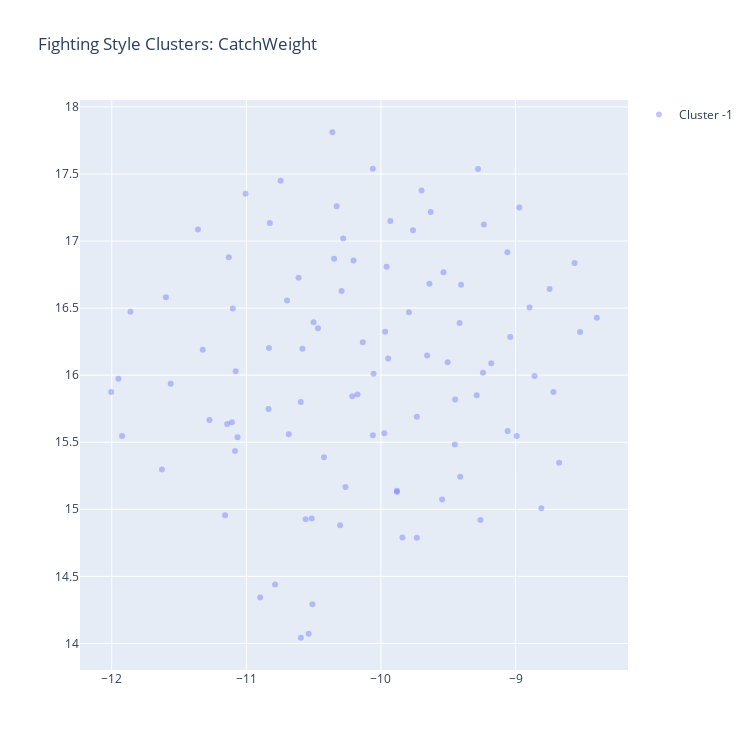
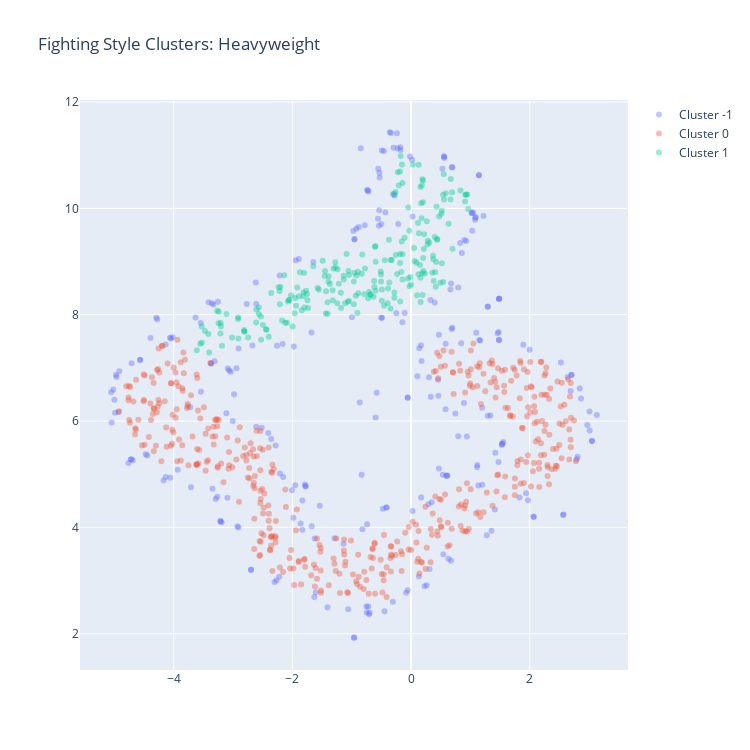
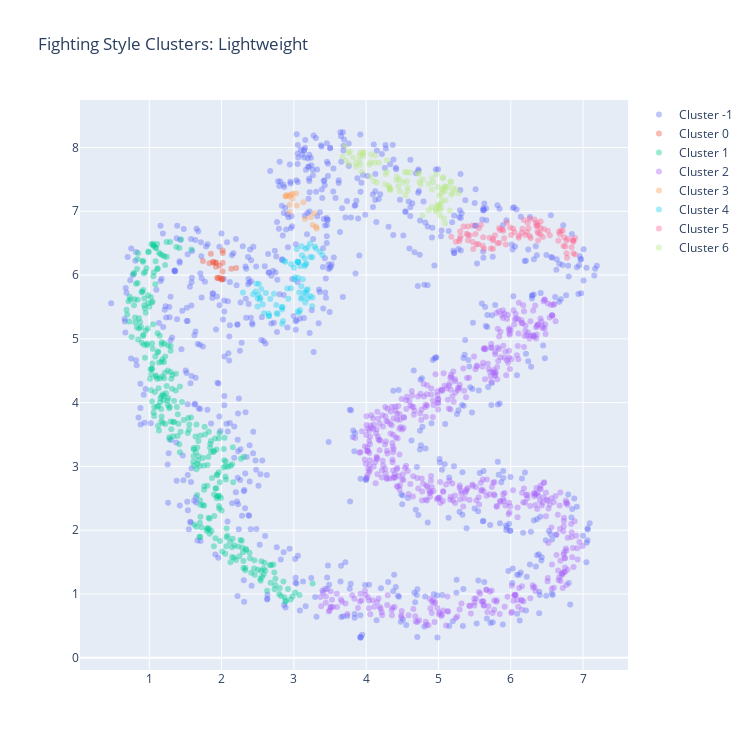
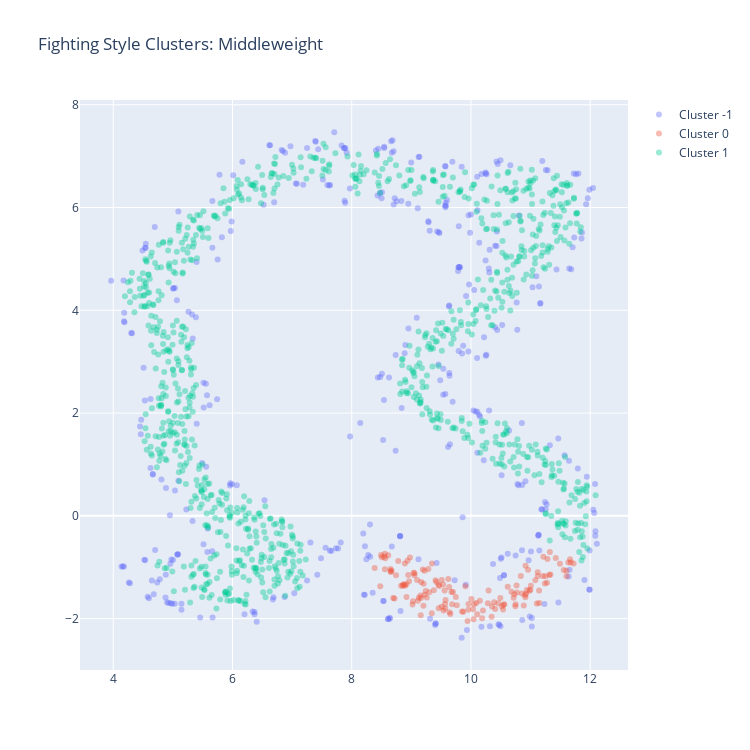

Source (notebook cell) for these figures, in order:
### Code cell
from scripts.cluster_gower_weight import ClusterAnalysis

for weight in weight_class:
    ca = ClusterAnalysis(fighters_styles_dims.loc[fighters_styles_dims['weight_class'] == weight], n_neighbors=10, min_cluster_size=17, min_dist=0.01, cluster_dims=style_dims_names, export_data=True, weight_factor=0.15)
    ca.run()

### Figure 1 — Plotly figure (JSON) as saved in the notebook; plotly's stock layout.template omitted (floating-point values rounded to 4 significant figures)
{"data": [{"hovertext": ["Ken Shamrock", "Ken Shamrock", "Ken Shamrock", "Ken Shamrock", "Ken Shamrock", "Matt Hughes", "Hermes Franca", "Luigi Fioravanti", "Rich Franklin", "Wanderlei Silva", "Rich Franklin", "Vitor Belfort", "Houston Alexander", "Alan Belcher", "Wilson Gouveia", "Nick Catone", "Rich Franklin", "Wanderlei Silva", "DaMarques Johnson", "Max Holloway", "Fabio Maldonado", "John Makdessi", "Quinton Jackson", "Cody Garbrandt", "Khabib Nurmagomedov", "Leslie Smith", "Cristiane Justino", "Joe Soto", "Marco Beltran", "Jim Miller", "Thiago Alves", "Brad Pickett", "Marlon Vera", "Aljamain Sterling", "Renan Barao", "Alexander Volkanovski", "Casey Kenney", "Manny Bermudez", "Billy Quarantillo", "Spike Carlyle", "Evan Dunham", "Herbert Burns", "Merab Dvalishvili", "Jim Miller", "Roosevelt Roberts", "Julian Erosa", "Sean Woodson", "Grant Dawson", "Nad Narimani", "Brok Weaver", "Jalin Turner", "Casey Kenney", "Nathaniel Wood", "Brendan Allen", "Sean Strickland", "Luke Sanders", "Nate Maness", "Antonio Arroyo", "Carlton Minus", "Christos Giagos", "Deron Winn", "Movsar Evloev", "Nik Lentz", "Devonte Smith", "Justin Jaynes", "Andre Ewell", "Chris Gutierrez", "Charles Jourdain", "Julian Erosa", "Jamie Pickett", "Kyle Daukaus", "Bobby Green", "Islam Makhachev", "Rafael Dos Anjos", "Renato Moicano", "Jordan Wright", "Marc-Andre Barriault", "Angela Hill", "Jason Witt", "Loopy Godinez", "Daniel Rodriguez", "Irene Aldana", "Jailton Almeida", "Kevin Holland", "Khamzat Chimaev", "Li Jingliang", "Macy Chiasson", "Daniel Santos", "John Castaneda", "Julija Stoliarenko", "Alex Morono", "Santiago Ponzinibbio", "Charles Johnson", "Ode Osbourne", "Nikita Krylov", "Ryan Spann"], "marker": {"opacity": 0.4, "size": 6}, "mode": "markers", "name": "Cluster -1", "text": ["Ken Shamrock", "Ken Shamrock", "Ken Shamrock", "Ken Shamrock", "Ken Shamrock", "Matt Hughes", "Hermes Franca", "Luigi Fioravanti", "Rich Franklin", "Wanderlei Silva", "Rich Franklin", "Vitor Belfort", "Houston Alexander", "Alan Belcher", "Wilson Gouveia", "Nick Catone", "Rich Franklin", "Wanderlei Silva", "DaMarques Johnson", "Max Holloway", "Fabio Maldonado", "John Makdessi", "Quinton Jackson", "Cody Garbrandt", "Khabib Nurmagomedov", "Leslie Smith", "Cristiane Justino", "Joe Soto", "Marco Beltran", "Jim Miller", "Thiago Alves", "Brad Pickett", "Marlon Vera", "Aljamain Sterling", "Renan Barao", "Alexander Volkanovski", "Casey Kenney", "Manny Bermudez", "Billy Quarantillo", "Spike Carlyle", "Evan Dunham", "Herbert Burns", "Merab Dvalishvili", "Jim Miller", "Roosevelt Roberts", "Julian Erosa", "Sean Woodson", "Grant Dawson", "Nad Narimani", "Brok Weaver", "Jalin Turner", "Casey Kenney", "Nathaniel Wood", "Brendan Allen", "Sean Strickland", "Luke Sanders", "Nate Maness", "Antonio Arroyo", "Carlton Minus", "Christos Giagos", "Deron Winn", "Movsar Evloev", "Nik Lentz", "Devonte Smith", "Justin Jaynes", "Andre Ewell", "Chris Gutierrez", "Charles Jourdain", "Julian Erosa", "Jamie Pickett", "Kyle Daukaus", "Bobby Green", "Islam Makhachev", "Rafael Dos Anjos", "Renato Moicano", "Jordan Wright", "Marc-Andre Barriault", "Angela Hill", "Jason Witt", "Loopy Godinez", "Daniel Rodriguez", "Irene Aldana", "Jailton Almeida", "Kevin Holland", "Khamzat Chimaev", "Li Jingliang", "Macy Chiasson", "Daniel Santos", "John Castaneda", "Julija Stoliarenko", "Alex Morono", "Santiago Ponzinibbio", "Charles Johnson", "Ode Osbourne", "Nikita Krylov", "Ryan Spann"], "textfont": {"color": "black", "size": 10}, "textposition": "top center", "type": "scatter", "x": [-10.51, -10.9, -10.79, -10.59, -10.54, -11.86, -8.808, -8.991, -11.92, -9.278, -11.63, -11.6, -8.747, -8.972, -8.396, -10.3, -11.56, -9.698, -9.059, -10.36, -8.521, -10.06, -8.561, -9.762, -9.733, -10.75, -11.01, -9.63, -8.718, -12.0, -10.33, -9.06, -11.1, -8.896, -9.93, -9.26, -11.13, -8.676, -10.56, -11.36, -11.16, -9.411, -9.882, -11.95, -8.859, -10.58, -10.83, -10.26, -9.18, -11.32, -10.83, -11.14, -9.535, -9.504, -10.47, -10.68, -9.242, -9.288, -10.35, -9.733, -10.17, -9.416, -9.958, -9.64, -10.5, -11.27, -9.405, -10.06, -11.08, -9.449, -10.42, -10.7, -10.6, -11.08, -9.657, -10.21, -10.05, -9.039, -9.545, -9.841, -11.11, -10.28, -10.51, -9.792, -10.13, -9.235, -9.451, -10.2, -9.975, -10.83, -10.61, -10.29, -9.968, -11.07, -9.881, -9.946], "y": [14.29, 14.34, 14.44, 14.04, 14.07, 16.47, 15.01, 15.55, 15.55, 17.54, 15.3, 16.58, 16.64, 17.25, 16.43, 14.88, 15.94, 17.38, 15.58, 17.81, 16.32, 17.54, 16.84, 17.08, 14.79, 17.45, 17.35, 17.22, 15.87, 15.87, 17.26, 16.92, 16.5, 16.51, 17.15, 14.92, 16.88, 15.35, 14.93, 17.09, 14.96, 15.24, 15.13, 15.97, 15.99, 16.2, 17.13, 15.17, 16.09, 16.19, 15.75, 15.64, 16.77, 16.1, 16.35, 15.56, 16.02, 15.85, 16.87, 15.69, 15.86, 16.39, 16.81, 16.68, 16.39, 15.67, 16.67, 15.55, 15.44, 15.82, 15.39, 16.56, 15.8, 16.03, 16.15, 15.84, 16.01, 16.28, 15.07, 14.79, 15.65, 17.02, 14.93, 16.47, 16.25, 17.12, 15.48, 16.86, 15.57, 16.2, 16.73, 16.63, 16.32, 15.54, 15.14, 16.12]}], "layout": {"height": 750, "showlegend": true, "title": {"text": "Fighting Style Clusters: CatchWeight"}, "width": 750, "xaxis": {"autorange": true, "range": [-12.24, -8.164], "type": "linear"}, "yaxis": {"autorange": true, "range": [13.8, 18.05], "type": "linear"}}}

### Figure 2 — Plotly figure (JSON) as saved in the notebook; plotly's stock layout.template omitted (floating-point values rounded to 4 significant figures; data arrays with more than 128 entries replaced by an {"elided": "..."} marker saying what was removed)
{"data": [{"hovertext": {"elided": "272 str values"}, "marker": {"opacity": 0.4, "size": 6}, "mode": "markers", "name": "Cluster -1", "text": {"elided": "272 str values"}, "textfont": {"color": "black", "size": 10}, "textposition": "top center", "type": "scatter", "x": {"elided": "272 float values"}, "y": {"elided": "272 float values"}}, {"hovertext": {"elided": "443 str values"}, "marker": {"opacity": 0.4, "size": 6}, "mode": "markers", "name": "Cluster 0", "text": {"elided": "443 str values"}, "textfont": {"color": "black", "size": 10}, "textposition": "top center", "type": "scatter", "x": {"elided": "443 float values"}, "y": {"elided": "443 float values"}}, {"hovertext": {"elided": "218 str values"}, "marker": {"opacity": 0.4, "size": 6}, "mode": "markers", "name": "Cluster 1", "text": {"elided": "218 str values"}, "textfont": {"color": "black", "size": 10}, "textposition": "top center", "type": "scatter", "x": {"elided": "218 float values"}, "y": {"elided": "218 float values"}}], "layout": {"height": 750, "showlegend": true, "title": {"text": "Fighting Style Clusters: Heavyweight"}, "width": 750, "xaxis": {"autorange": true, "range": [-5.581, 3.658], "type": "linear"}, "yaxis": {"autorange": true, "range": [1.318, 12.04], "type": "linear"}}}

### Figure 3 — Plotly figure (JSON) as saved in the notebook; plotly's stock layout.template omitted (floating-point values rounded to 4 significant figures; data arrays with more than 128 entries replaced by an {"elided": "..."} marker saying what was removed)
{"data": [{"hovertext": {"elided": "738 str values"}, "marker": {"opacity": 0.4, "size": 6}, "mode": "markers", "name": "Cluster -1", "text": {"elided": "738 str values"}, "textfont": {"color": "black", "size": 10}, "textposition": "top center", "type": "scatter", "x": {"elided": "738 float values"}, "y": {"elided": "738 float values"}}, {"hovertext": ["Gregor Gillespie", "Marco Polo Reyes", "Jordan Rinaldi", "Gregor Gillespie", "Lando Vannata", "James Vick", "Joe Lauzon", "David Teymur", "Chris Gruetzemacher", "Abel Trujillo", "Khabib Nurmagomedov", "Marc Diakiese", "James Krause", "Gregor Gillespie", "Joaquim Silva", "Jordan Rinaldi", "Vinc Pichel", "Michel Prazeres", "Mizuto Hirota", "Chris Gruetzemacher", "Gregor Gillespie"], "marker": {"opacity": 0.4, "size": 6}, "mode": "markers", "name": "Cluster 0", "text": ["Gregor Gillespie", "Marco Polo Reyes", "Jordan Rinaldi", "Gregor Gillespie", "Lando Vannata", "James Vick", "Joe Lauzon", "David Teymur", "Chris Gruetzemacher", "Abel Trujillo", "Khabib Nurmagomedov", "Marc Diakiese", "James Krause", "Gregor Gillespie", "Joaquim Silva", "Jordan Rinaldi", "Vinc Pichel", "Michel Prazeres", "Mizuto Hirota", "Chris Gruetzemacher", "Gregor Gillespie"], "textfont": {"color": "black", "size": 10}, "textposition": "top center", "type": "scatter", "x": [1.94, 1.998, 1.922, 1.951, 2.017, 1.833, 2.012, 2.015, 2.014, 1.743, 2.202, 1.973, 1.852, 2.006, 1.887, 1.918, 1.921, 2.013, 1.884, 2.136, 1.973], "y": [5.957, 5.935, 6.192, 5.949, 6.344, 6.187, 5.941, 6.386, 6.193, 6.219, 6.111, 6.144, 6.332, 5.929, 6.198, 6.193, 6.131, 6.057, 6.207, 6.097, 5.958]}, {"hovertext": {"elided": "325 str values"}, "marker": {"opacity": 0.4, "size": 6}, "mode": "markers", "name": "Cluster 1", "text": {"elided": "325 str values"}, "textfont": {"color": "black", "size": 10}, "textposition": "top center", "type": "scatter", "x": {"elided": "325 float values"}, "y": {"elided": "325 float values"}}, {"hovertext": {"elided": "602 str values"}, "marker": {"opacity": 0.4, "size": 6}, "mode": "markers", "name": "Cluster 2", "text": {"elided": "602 str values"}, "textfont": {"color": "black", "size": 10}, "textposition": "top center", "type": "scatter", "x": {"elided": "602 float values"}, "y": {"elided": "602 float values"}}, {"hovertext": ["Magomed Mustafaev", "Charles Oliveira", "Joel Alvarez", "Stevie Ray", "Roosevelt Roberts", "Francisco Trinaldo", "James Vick", "Arman Tsarukyan", "Dong Hyun Ma", "Alex Da Silva", "Devonte Smith", "Don Madge", "Islam Makhachev", "Mairbek Taisumov", "Kyle Prepolec", "Claudio Puelles", "Al Iaquinta", "Stevie Ray"], "marker": {"opacity": 0.4, "size": 6}, "mode": "markers", "name": "Cluster 3", "text": ["Magomed Mustafaev", "Charles Oliveira", "Joel Alvarez", "Stevie Ray", "Roosevelt Roberts", "Francisco Trinaldo", "James Vick", "Arman Tsarukyan", "Dong Hyun Ma", "Alex Da Silva", "Devonte Smith", "Don Madge", "Islam Makhachev", "Mairbek Taisumov", "Kyle Prepolec", "Claudio Puelles", "Al Iaquinta", "Stevie Ray"], "textfont": {"color": "black", "size": 10}, "textposition": "top center", "type": "scatter", "x": [3.261, 3.154, 3.317, 2.879, 3.306, 3.133, 3.286, 2.939, 3.233, 2.94, 2.944, 2.98, 2.982, 3.041, 2.904, 2.959, 3.031, 2.896], "y": [6.785, 6.878, 6.728, 7.236, 6.757, 7.143, 6.968, 7.235, 6.905, 7.102, 6.987, 7.198, 7.276, 7.089, 7.256, 7.26, 7.277, 7.235]}, {"hovertext": ["Islam Makhachev", "Diego Ferreira", "Kajan Johnson", "Evan Dunham", "Edson Barboza", "Kevin Lee", "Davi Ramos", "Nick Hein", "David Teymur", "Anthony Pettis", "Drakkar Klose", "Gilbert Burns", "Michael Chiesa", "Marc Diakiese", "Nick Hein", "Alexander Hernandez", "Dustin Poirier", "Eddie Alvarez", "Islam Makhachev", "Kajan Johnson", "Drew Dober", "Alex White", "Desmond Green", "Kajan Johnson", "Rustam Khabilov", "Charles Oliveira", "Evan Dunham", "Anthony Pettis", "Nik Lentz", "Nasrat Haqparast", "Stevie Ray", "Lando Vannata", "Beneil Dariush", "John Gunther", "Michael Trizano", "Devin Powell", "Darrell Horcher", "Mizuto Hirota", "Diego Ferreira", "Olivier Aubin-Mercier", "Charles Oliveira", "Dan Hooker", "Drakkar Klose", "Edson Barboza", "Jared Gordon", "Jim Miller", "Joaquim Silva", "Kevin Lee", "BJ Penn", "Dennis Bermudez", "Donald Cerrone", "Charles Oliveira", "David Teymur", "Lando Vannata", "James Vick", "Nik Lentz", "Paul Felder", "Damir Hadzovic", "Diego Ferreira", "Rustam Khabilov", "Alex White", "Ross Pearson", "Dustin Poirier", "Matt Frevola", "Alexander Yakovlev", "Islam Makhachev", "Gilbert Burns", "Jason Gonzalez", "Jim Miller", "Roosevelt Roberts", "Al Iaquinta", "BJ Penn", "Clay Guida", "Thiago Moises", "Damir Hadzovic"], "marker": {"opacity": 0.4, "size": 6}, "mode": "markers", "name": "Cluster 4", "text": ["Islam Makhachev", "Diego Ferreira", "Kajan Johnson", "Evan Dunham", "Edson Barboza", "Kevin Lee", "Davi Ramos", "Nick Hein", "David Teymur", "Anthony Pettis", "Drakkar Klose", "Gilbert Burns", "Michael Chiesa", "Marc Diakiese", "Nick Hein", "Alexander Hernandez", "Dustin Poirier", "Eddie Alvarez", "Islam Makhachev", "Kajan Johnson", "Drew Dober", "Alex White", "Desmond Green", "Kajan Johnson", "Rustam Khabilov", "Charles Oliveira", "Evan Dunham", "Anthony Pettis", "Nik Lentz", "Nasrat Haqparast", "Stevie Ray", "Lando Vannata", "Beneil Dariush", "John Gunther", "Michael Trizano", "Devin Powell", "Darrell Horcher", "Mizuto Hirota", "Diego Ferreira", "Olivier Aubin-Mercier", "Charles Oliveira", "Dan Hooker", "Drakkar Klose", "Edson Barboza", "Jared Gordon", "Jim Miller", "Joaquim Silva", "Kevin Lee", "BJ Penn", "Dennis Bermudez", "Donald Cerrone", "Charles Oliveira", "David Teymur", "Lando Vannata", "James Vick", "Nik Lentz", "Paul Felder", "Damir Hadzovic", "Diego Ferreira", "Rustam Khabilov", "Alex White", "Ross Pearson", "Dustin Poirier", "Matt Frevola", "Alexander Yakovlev", "Islam Makhachev", "Gilbert Burns", "Jason Gonzalez", "Jim Miller", "Roosevelt Roberts", "Al Iaquinta", "BJ Penn", "Clay Guida", "Thiago Moises", "Damir Hadzovic"], "textfont": {"color": "black", "size": 10}, "textposition": "top center", "type": "scatter", "x": [3.058, 2.437, 2.588, 2.295, 2.47, 2.612, 2.549, 2.516, 2.482, 2.775, 2.757, 2.497, 2.537, 2.673, 2.5, 2.653, 2.57, 2.843, 3.016, 2.658, 2.839, 3.151, 2.959, 2.656, 2.91, 3.072, 2.532, 2.764, 2.725, 3.074, 2.833, 2.838, 2.509, 2.851, 3.258, 2.923, 3.087, 3.054, 3.118, 3.254, 3.189, 3.142, 3.175, 3.171, 3.058, 2.864, 3.227, 2.964, 3.112, 3.001, 3.096, 3.157, 3.123, 3.103, 3.012, 3.165, 3.047, 3.394, 3.174, 3.191, 3.157, 3.088, 3.255, 3.059, 3.23, 3.063, 3.108, 3.303, 2.883, 3.224, 3.359, 3.149, 3.039, 3.288, 3.188], "y": [5.959, 5.699, 5.403, 5.726, 5.741, 5.72, 5.779, 5.865, 5.864, 5.388, 5.532, 5.505, 5.643, 5.626, 5.63, 5.393, 5.538, 5.497, 5.967, 5.357, 5.236, 6.142, 5.794, 5.36, 5.79, 5.408, 5.611, 5.402, 5.707, 5.725, 5.493, 5.459, 5.691, 5.279, 5.649, 5.63, 5.451, 5.427, 5.647, 5.509, 5.634, 5.727, 5.763, 5.715, 6.195, 6.225, 5.673, 6.169, 6.31, 6.114, 5.627, 5.571, 5.933, 5.824, 5.924, 6.412, 6.21, 6.314, 6.182, 5.778, 6.166, 6.141, 6.281, 6.205, 6.284, 6.209, 6.453, 6.417, 6.208, 6.494, 6.366, 6.264, 6.41, 6.449, 6.43]}, {"hovertext": ["Vinc Pichel", "Jalin Turner", "Jai Herbert", "Leonardo Santos", "Diego Ferreira", "Jordan Leavitt", "Matt Sayles", "Charles Rosa", "TJ Brown", "Nasrat Haqparast", "Renato Moicano", "Ignacio Bahamondes", "Terrance McKinney", "Jalin Turner", "Jamie Mullarkey", "Drew Dober", "Ilia Topuria", "Jai Herbert", "Kazula Vargas", "Viacheslav Borshchev", "Mark Madsen", "Vinc Pichel", "Drakkar Klose", "Jordan Leavitt", "Rafa Garcia", "Claudio Puelles", "Clay Guida", "Grant Dawson", "Mike Breeden", "Natan Levy", "Charles Oliveira", "Alan Patrick", "Frank Camacho", "Michael Johnson", "Omar Morales", "Uros Medic", "Benoit Saint Denis", "Niklas Stolze", "Steve Garcia", "Guram Kutateladze", "Arman Tsarukyan", "Christos Giagos", "Mateusz Gamrot", "Thiago Moises", "Jamie Mullarkey", "Michael Johnson", "Rafael Dos Anjos", "Jordan Leavitt", "Kyle Nelson", "Ludovit Klein", "Marc Diakiese", "Mason Jones", "Paddy Pimblett", "Drakkar Klose", "Rafa Garcia", "Erick Gonzalez", "Terrance McKinney", "Jared Gordon", "Benoit Saint Denis", "John Makdessi", "Nasrat Haqparast", "Cameron VanCamp", "Nikolas Motta", "Trey Ogden", "Jesse Ronson", "Mike Davis", "Viacheslav Borshchev", "Charles Oliveira", "Mateusz Gamrot", "Grant Dawson", "Mark Madsen", "Claudio Puelles", "Dan Hooker", "Dustin Poirier", "Matt Frevola", "Genaro Valdez", "Marc Diakiese", "Michael Johnson", "Natan Levy", "Jared Gordon", "Paddy Pimblett", "Arman Tsarukyan", "Drew Dober", "Terrance McKinney", "Thiago Moises", "Islam Makhachev", "Erick Gonzalez", "Justin Gaethje"], "marker": {"opacity": 0.4, "size": 6}, "mode": "markers", "name": "Cluster 5", "text": ["Vinc Pichel", "Jalin Turner", "Jai Herbert", "Leonardo Santos", "Diego Ferreira", "Jordan Leavitt", "Matt Sayles", "Charles Rosa", "TJ Brown", "Nasrat Haqparast", "Renato Moicano", "Ignacio Bahamondes", "Terrance McKinney", "Jalin Turner", "Jamie Mullarkey", "Drew Dober", "Ilia Topuria", "Jai Herbert", "Kazula Vargas", "Viacheslav Borshchev", "Mark Madsen", "Vinc Pichel", "Drakkar Klose", "Jordan Leavitt", "Rafa Garcia", "Claudio Puelles", "Clay Guida", "Grant Dawson", "Mike Breeden", "Natan Levy", "Charles Oliveira", "Alan Patrick", "Frank Camacho", "Michael Johnson", "Omar Morales", "Uros Medic", "Benoit Saint Denis", "Niklas Stolze", "Steve Garcia", "Guram Kutateladze", "Arman Tsarukyan", "Christos Giagos", "Mateusz Gamrot", "Thiago Moises", "Jamie Mullarkey", "Michael Johnson", "Rafael Dos Anjos", "Jordan Leavitt", "Kyle Nelson", "Ludovit Klein", "Marc Diakiese", "Mason Jones", "Paddy Pimblett", "Drakkar Klose", "Rafa Garcia", "Erick Gonzalez", "Terrance McKinney", "Jared Gordon", "Benoit Saint Denis", "John Makdessi", "Nasrat Haqparast", "Cameron VanCamp", "Nikolas Motta", "Trey Ogden", "Jesse Ronson", "Mike Davis", "Viacheslav Borshchev", "Charles Oliveira", "Mateusz Gamrot", "Grant Dawson", "Mark Madsen", "Claudio Puelles", "Dan Hooker", "Dustin Poirier", "Matt Frevola", "Genaro Valdez", "Marc Diakiese", "Michael Johnson", "Natan Levy", "Jared Gordon", "Paddy Pimblett", "Arman Tsarukyan", "Drew Dober", "Terrance McKinney", "Thiago Moises", "Islam Makhachev", "Erick Gonzalez", "Justin Gaethje"], "textfont": {"color": "black", "size": 10}, "textposition": "top center", "type": "scatter", "x": [5.629, 5.818, 5.433, 5.407, 5.618, 5.305, 5.295, 5.471, 5.558, 5.346, 5.178, 5.301, 5.241, 5.725, 5.409, 6.113, 5.481, 5.613, 5.287, 5.843, 5.39, 5.407, 5.473, 5.551, 6.108, 5.895, 5.754, 5.932, 5.707, 5.945, 5.782, 5.752, 5.527, 6.352, 5.512, 5.882, 6.378, 5.756, 5.909, 5.84, 6.05, 5.587, 6.275, 5.849, 6.006, 6.2, 6.032, 6.37, 6.15, 6.261, 6.161, 6.245, 6.182, 5.991, 6.223, 6.73, 6.666, 6.234, 6.409, 6.263, 6.413, 6.329, 6.371, 6.458, 6.739, 6.413, 6.512, 6.37, 6.771, 6.539, 6.719, 6.443, 6.348, 6.379, 6.86, 6.862, 6.658, 6.692, 6.789, 6.768, 6.889, 6.869, 6.754, 6.681, 6.779, 6.888, 6.866, 6.841], "y": [6.41, 6.499, 6.619, 6.761, 6.593, 6.605, 6.566, 6.778, 6.734, 6.762, 6.599, 6.688, 6.522, 6.415, 6.546, 6.617, 6.409, 6.457, 6.529, 6.507, 6.645, 6.63, 6.518, 6.486, 6.585, 6.693, 6.411, 6.48, 6.585, 6.825, 6.626, 6.571, 6.477, 6.768, 6.644, 6.717, 6.543, 6.542, 6.576, 6.737, 6.673, 6.787, 6.581, 6.706, 6.627, 6.626, 6.729, 6.684, 6.663, 6.612, 6.726, 6.733, 6.861, 6.745, 6.672, 6.455, 6.675, 6.819, 6.639, 6.883, 6.733, 6.87, 6.775, 6.72, 6.592, 6.841, 6.694, 6.791, 6.34, 6.623, 6.693, 6.597, 6.824, 6.656, 6.544, 6.54, 6.539, 6.699, 6.568, 6.537, 6.579, 6.523, 6.448, 6.64, 6.271, 6.321, 6.341, 6.435]}, {"hovertext": ["Beneil Dariush", "Frank Camacho", "John Makdessi", "Renato Moicano", "Tony Ferguson", "Thiago Moises", "Kevin Aguilar", "Austin Hubbard", "Bobby Green", "Frank Camacho", "Dustin Poirier", "Khama Worthy", "Luis Pena", "Arman Tsarukyan", "Davi Ramos", "Joe Duffy", "Joel Alvarez", "Bobby Green", "Beneil Dariush", "Nasrat Haqparast", "Scott Holtzman", "Alan Patrick", "Bobby Green", "Khama Worthy", "Ottman Azaitar", "Jessin Ayari", "Alexander Yakovlev", "Gabriel Benitez", "Charles Oliveira", "Rafael Fiziev", "Renato Moicano", "Dan Hooker", "Dustin Poirier", "Beneil Dariush", "Clay Guida", "Michael Johnson", "Thiago Moises", "Aalon Cruz", "Drew Dober", "Nasrat Haqparast", "Leonardo Santos", "Jamie Mullarkey", "Jim Miller", "John Makdessi", "Mateusz Gamrot", "Scott Holtzman", "Alexander Munoz", "Austin Hubbard", "Luis Pena", "Gregor Gillespie", "Beneil Dariush", "Charles Oliveira", "Christos Giagos", "Michael Chandler", "Tony Ferguson", "Damir Ismagulov", "Jordan Leavitt", "Mason Jones", "Drew Dober", "Luigi Vendramini", "Ricky Glenn", "Jai Herbert", "Renato Moicano", "Yancy Medeiros", "Conor McGregor", "Dustin Poirier", "Mateusz Gamrot", "Chris Gruetzemacher", "Rafa Garcia", "Rafael Fiziev", "Austin Hubbard", "Clay Guida", "Ignacio Bahamondes", "Mark Madsen", "Christos Giagos", "Rong Zhu", "Dan Hooker", "Nasrat Haqparast", "Devonte Smith", "Jamie Mullarkey", "Jared Gordon", "Steve Garcia", "Khama Worthy", "Mason Jones", "Ricky Glenn", "Dan Hooker", "Al Iaquinta", "Justin Gaethje", "Michael Chandler", "Joel Alvarez", "Chris Gruetzemacher", "Dustin Poirier", "Mateusz Gamrot"], "marker": {"opacity": 0.4, "size": 6}, "mode": "markers", "name": "Cluster 6", "text": ["Beneil Dariush", "Frank Camacho", "John Makdessi", "Renato Moicano", "Tony Ferguson", "Thiago Moises", "Kevin Aguilar", "Austin Hubbard", "Bobby Green", "Frank Camacho", "Dustin Poirier", "Khama Worthy", "Luis Pena", "Arman Tsarukyan", "Davi Ramos", "Joe Duffy", "Joel Alvarez", "Bobby Green", "Beneil Dariush", "Nasrat Haqparast", "Scott Holtzman", "Alan Patrick", "Bobby Green", "Khama Worthy", "Ottman Azaitar", "Jessin Ayari", "Alexander Yakovlev", "Gabriel Benitez", "Charles Oliveira", "Rafael Fiziev", "Renato Moicano", "Dan Hooker", "Dustin Poirier", "Beneil Dariush", "Clay Guida", "Michael Johnson", "Thiago Moises", "Aalon Cruz", "Drew Dober", "Nasrat Haqparast", "Leonardo Santos", "Jamie Mullarkey", "Jim Miller", "John Makdessi", "Mateusz Gamrot", "Scott Holtzman", "Alexander Munoz", "Austin Hubbard", "Luis Pena", "Gregor Gillespie", "Beneil Dariush", "Charles Oliveira", "Christos Giagos", "Michael Chandler", "Tony Ferguson", "Damir Ismagulov", "Jordan Leavitt", "Mason Jones", "Drew Dober", "Luigi Vendramini", "Ricky Glenn", "Jai Herbert", "Renato Moicano", "Yancy Medeiros", "Conor McGregor", "Dustin Poirier", "Mateusz Gamrot", "Chris Gruetzemacher", "Rafa Garcia", "Rafael Fiziev", "Austin Hubbard", "Clay Guida", "Ignacio Bahamondes", "Mark Madsen", "Christos Giagos", "Rong Zhu", "Dan Hooker", "Nasrat Haqparast", "Devonte Smith", "Jamie Mullarkey", "Jared Gordon", "Steve Garcia", "Khama Worthy", "Mason Jones", "Ricky Glenn", "Dan Hooker", "Al Iaquinta", "Justin Gaethje", "Michael Chandler", "Joel Alvarez", "Chris Gruetzemacher", "Dustin Poirier", "Mateusz Gamrot"], "textfont": {"color": "black", "size": 10}, "textposition": "top center", "type": "scatter", "x": [3.759, 3.861, 4.262, 3.941, 3.722, 3.967, 3.757, 3.953, 3.671, 3.905, 5.026, 4.127, 3.711, 3.859, 3.819, 4.069, 4.106, 4.058, 3.923, 3.776, 3.96, 4.337, 4.177, 4.539, 3.916, 4.146, 4.117, 3.91, 4.282, 5.098, 4.054, 5.086, 5.006, 4.271, 4.509, 4.044, 4.723, 4.325, 4.314, 4.424, 5.278, 5.064, 4.908, 4.327, 5.016, 4.559, 4.466, 4.287, 4.322, 4.46, 4.447, 4.573, 4.571, 4.422, 4.541, 4.564, 4.779, 5.172, 4.737, 4.608, 5.026, 4.97, 4.729, 4.913, 5.243, 4.908, 5.194, 4.963, 4.78, 5.083, 4.993, 5.077, 5.166, 4.925, 5.047, 5.034, 5.049, 4.863, 5.065, 5.062, 5.02, 5.199, 4.756, 5.129, 4.977, 5.099, 4.865, 5.091, 5.157, 5.033, 4.989, 4.968, 5.179], "y": [7.741, 7.698, 7.421, 7.617, 7.792, 7.929, 7.912, 7.901, 7.855, 7.79, 7.028, 7.873, 8.018, 7.751, 7.84, 7.891, 7.475, 7.767, 7.727, 7.932, 7.868, 7.33, 7.762, 7.617, 7.917, 7.45, 7.764, 7.865, 7.621, 7.387, 7.544, 7.31, 7.101, 7.582, 7.456, 7.734, 7.588, 7.374, 7.402, 7.539, 7.281, 7.531, 7.341, 7.344, 7.244, 7.61, 7.312, 7.801, 7.357, 7.5, 7.391, 7.371, 7.317, 7.484, 7.251, 7.471, 7.502, 7.456, 7.457, 7.607, 7.117, 7.581, 7.597, 7.52, 7.346, 7.063, 7.285, 7.024, 6.934, 7.384, 7.38, 6.887, 7.467, 7.454, 7.163, 7.27, 7.338, 7.431, 7.339, 7.519, 6.935, 7.361, 7.419, 7.371, 7.09, 7.171, 7.014, 6.807, 7.01, 7.059, 7.055, 7.002, 7.263]}], "layout": {"height": 750, "showlegend": true, "title": {"text": "Fighting Style Clusters: Lightweight"}, "width": 750, "xaxis": {"autorange": true, "range": [0.04156, 7.622], "type": "linear"}, "yaxis": {"autorange": true, "range": [-0.1915, 8.744], "type": "linear"}}}

### Figure 4 — Plotly figure (JSON) as saved in the notebook; plotly's stock layout.template omitted (floating-point values rounded to 4 significant figures; data arrays with more than 128 entries replaced by an {"elided": "..."} marker saying what was removed)
{"data": [{"hovertext": {"elided": "367 str values"}, "marker": {"opacity": 0.4, "size": 6}, "mode": "markers", "name": "Cluster -1", "text": {"elided": "367 str values"}, "textfont": {"color": "black", "size": 10}, "textposition": "top center", "type": "scatter", "x": {"elided": "367 float values"}, "y": {"elided": "367 float values"}}, {"hovertext": {"elided": "146 str values"}, "marker": {"opacity": 0.4, "size": 6}, "mode": "markers", "name": "Cluster 0", "text": {"elided": "146 str values"}, "textfont": {"color": "black", "size": 10}, "textposition": "top center", "type": "scatter", "x": {"elided": "146 float values"}, "y": {"elided": "146 float values"}}, {"hovertext": {"elided": "962 str values"}, "marker": {"opacity": 0.4, "size": 6}, "mode": "markers", "name": "Cluster 1", "text": {"elided": "962 str values"}, "textfont": {"color": "black", "size": 10}, "textposition": "top center", "type": "scatter", "x": {"elided": "962 float values"}, "y": {"elided": "962 float values"}}], "layout": {"height": 750, "showlegend": true, "title": {"text": "Fighting Style Clusters: Middleweight"}, "width": 750, "xaxis": {"autorange": true, "range": [3.441, 12.64], "type": "linear"}, "yaxis": {"autorange": true, "range": [-2.999, 8.093], "type": "linear"}}}
